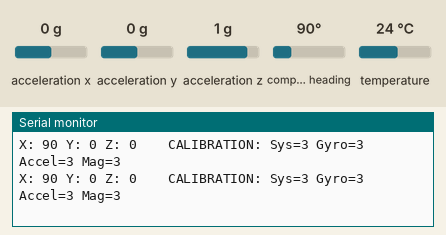
This sketch was run on a simulated Arduino Uno, built with avr-gcc and run on an emulated ATmega328P. Parts: the last lines printed to the serial monitor. The inputs (shaded band) are chosen by the test bench; at power-on: acceleration x 0 g, acceleration y 0 g, acceleration z 1 g, compass heading 90°, temperature 24 °C.

Above: at 2.2 s.
2.3 s: acceleration x set to -1.4 g
At 2.35 s:
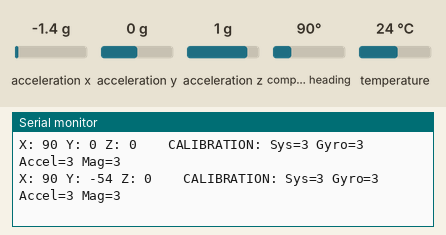
3.8 s: acceleration y set to -1.4 g
At 3.89 s:
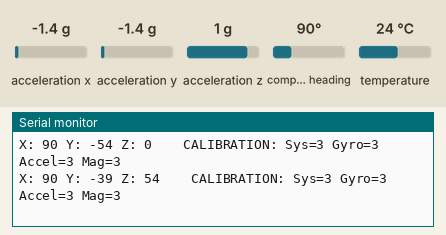
5.3 s: acceleration z set to -1.4 g
At 5.33 s:
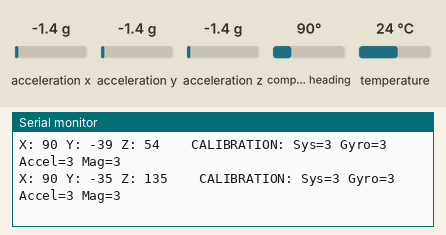
6.8 s: compass heading set to 7°
At 6.87 s:
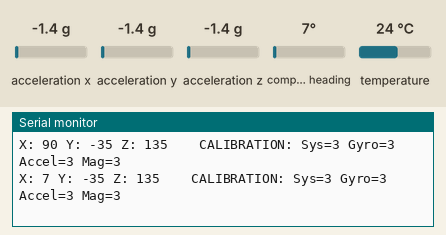
Timing chart, 0 to 9.3 s (numbered marks = the images above; inputs shaded):
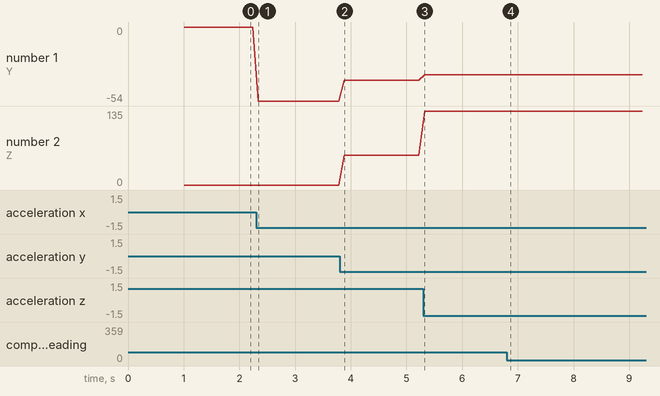

Measured:
- after the input at 2.3 s, the serial monitor: prints a new line at once (image 1)
- after the input at 3.8 s, the serial monitor: prints a new line after 0.08 s (image 2)
- after the input at 5.3 s, the serial monitor: prints a new line at once (image 3)
- after the input at 6.8 s, the serial monitor: prints a new line after 0.07 s (image 4)
- plotted number 1: 0 → -54 after the input at 2.3 s, -54 → -39 after the input at 3.8 s, -39 → -35 after the input at 5.3 s
- plotted number 2: 0 → 54 after the input at 3.8 s, 54 → 135 after the input at 5.3 s

The sketch:

rawdata.ino
```cpp
#include <Wire.h>
#include <Adafruit_Sensor.h>
#include <Adafruit_BNO055.h>
#include <utility/imumaths.h>
int x;
int y;
int z;

/* This driver reads raw data from the BNO055

   Connections
   ===========
   Connect SCL to analog 5
   Connect SDA to analog 4
   Connect VDD to 3.3V DC
   Connect GROUND to common ground

   History
   =======
   2015/MAR/03  - First release (KTOWN)
*/

/* Set the delay between fresh samples */
#define BNO055_SAMPLERATE_DELAY_MS (100)

// Check I2C device address and correct line below (by default address is 0x29 or 0x28)
//                                   id, address
Adafruit_BNO055 bno = Adafruit_BNO055(-1, 0x28, &Wire);

/**************************************************************************/
/*
    Arduino setup function (automatically called at startup)
*/
/**************************************************************************/
void setup(void)
{
  Serial.begin(115200);

  while (!Serial) delay(10);  // wait for serial port to open!

  Serial.println("Orientation Sensor Raw Data Test"); Serial.println("");

  /* Initialise the sensor */
  if(!bno.begin())
  {
    /* There was a problem detecting the BNO055 ... check your connections */
    Serial.print("Ooops, no BNO055 detected ... Check your wiring or I2C ADDR!");
    while(1);
  }

  delay(1000);

  /* Display the current temperature */
  int8_t temp = bno.getTemp();
  Serial.print("Current Temperature: ");
  Serial.print(temp);
  Serial.println(" C");
  Serial.println("");

  bno.setExtCrystalUse(true);

  Serial.println("Calibration status values: 0=uncalibrated, 3=fully calibrated");
}

/**************************************************************************/
/*
    Arduino loop function, called once 'setup' is complete (your own code
    should go here)
*/
/**************************************************************************/
void loop()
{

  // Possible vector values can be:
  // - VECTOR_ACCELEROMETER - m/s^2
  // - VECTOR_MAGNETOMETER  - uT
  // - VECTOR_GYROSCOPE     - rad/s
  // - VECTOR_EULER         - degrees
  // - VECTOR_LINEARACCEL   - m/s^2
  // - VECTOR_GRAVITY       - m/s^2
  imu::Vector<3> euler = bno.getVector(Adafruit_BNO055::VECTOR_EULER);
x = euler.x();
y = euler.y();
z = euler.z();
  /* Display the floating point data */
  Serial.print("X: ");
  Serial.print(x);
  Serial.print(" Y: ");
  Serial.print(y);
  Serial.print(" Z: ");
  Serial.print(z);
  Serial.print("\t\t");

  /*
  // Quaternion data
  imu::Quaternion quat = bno.getQuat();
  Serial.print("qW: ");
  Serial.print(quat.w(), 4);
  Serial.print(" qX: ");
  Serial.print(quat.x(), 4);
  Serial.print(" qY: ");
  Serial.print(quat.y(), 4);
  Serial.print(" qZ: ");
  Serial.print(quat.z(), 4);
  Serial.print("\t\t");
  */

  /* Display calibration status for each sensor. */
  uint8_t system, gyro, accel, mag = 0;
  bno.getCalibration(&system, &gyro, &accel, &mag);
  Serial.print("CALIBRATION: Sys=");
  Serial.print(system, DEC);
  Serial.print(" Gyro=");
  Serial.print(gyro, DEC);
  Serial.print(" Accel=");
  Serial.print(accel, DEC);
  Serial.print(" Mag=");
  Serial.println(mag, DEC);

  delay(BNO055_SAMPLERATE_DELAY_MS);
}
```
